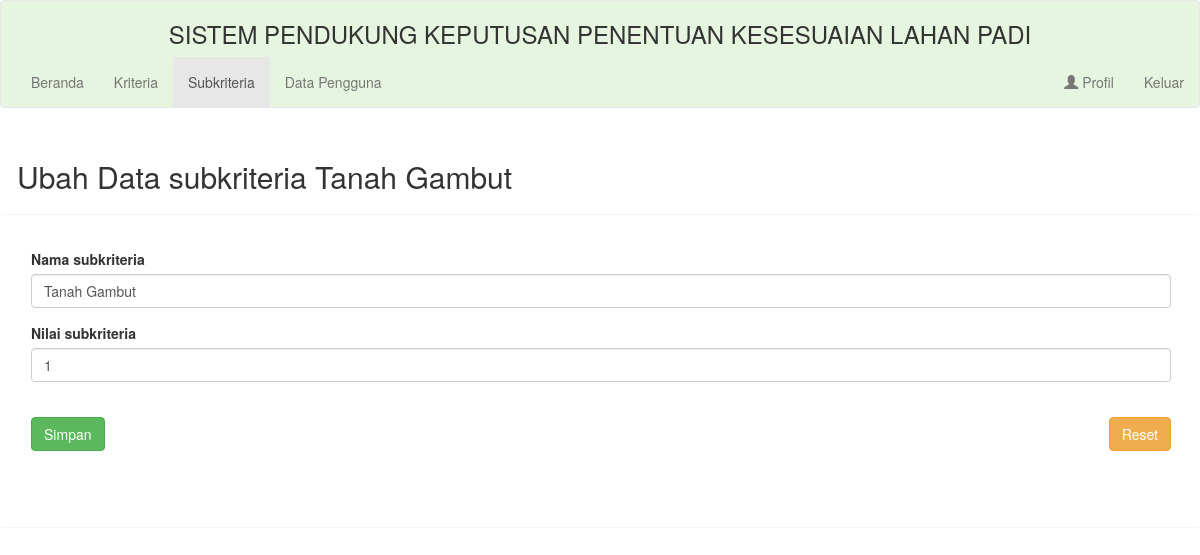
Screenshot of /admin/subkriteria/edit_subkriteria.php?subkriteria=2 with the database file from the repository.
### tables this page shows
CREATE TABLE `sub_kriteria` (
  `id_subkriteria` int(11) NOT NULL,
  `nama_subkriteria` varchar(255) NOT NULL,
  `nilai_subkriteria` double NOT NULL,
  `id_kriteria` int(11) NOT NULL
);

### admin/subkriteria/edit_subkriteria.php (the view, shortened to what this page needs)
<?php
include "../../koneksi.php";
$id = $_GET['subkriteria'];
$query=mysqli_query($dbh,"select * from sub_kriteria where id_subkriteria='$id'");
$data=mysqli_fetch_array($query);
 ?>
<!DOCTYPE html>
<html>
    <head>
        <link rel="stylesheet" href="https://maxcdn.bootstrapcdn.com/bootstrap/3.4.1/css/bootstrap.min.css">
    </head>
    <body>
        <div class="wrapper">
            <div id="content">
                <nav class="navbar navbar-default justify-content-center" style="background: #e5f5df">
                    <div class="container-fluid">
                   		 <center>
                   		 	<h3>SISTEM PENDUKUNG KEPUTUSAN PENENTUAN KESESUAIAN LAHAN PADI</h3>
                   		 </center>
                   		 <ul class="nav navbar-nav">
				      <li><a href="../index_admin.php">Beranda</a></li>
				      <li><a href="../kriteria/data_kriteria.php">Kriteria</a></li>
				      <li class="active"><a href="data_subkriteria.php">Subkriteria</a></li>
				      <li><a href="../pengguna/data_pengguna.php">Data Pengguna</a></li>
				    </ul>
				    <ul class="nav navbar-nav navbar-right">
				      <li><a href="profil/data_diri.php"><span class="glyphicon glyphicon-user"></span> Profil</a></li>
				      <li><a href="../keluar.php">Keluar</a></li>
				    </ul>
                    </div>
                </nav>
                <div class="panel">
                <div class="panel panel-heading">
                    <h2>Ubah Data subkriteria <?php echo $data['nama_subkriteria']; ?> </h2>
                </div>
                <div class="panel-body">
                  <div class="container">
                    <form class="form" action="proses_edit_subkriteria.php?kriteria=<?php echo $data['id_kriteria'] ?>" method="POST" enctype="multipart/form-data">
                    <div class="form-group">
                      <label>Nama subkriteria</label>
                      <input type="text" name="nama" class="form-control" value="<?php echo $data['nama_subkriteria'] ?>">
                    </div>
                    <div class="form-group">
                      <label>Nilai subkriteria</label>
                      <input type="number" name="nilai" class="form-control" value="<?php echo $data['nilai_subkriteria'] ?>">
                    </div>
                    <br>
            		<div class="form-group">
			              <input type="reset" required name="Reset" class="btn btn-warning pull-right btn-fill">
			              <input type="submit" required name="nanam" value = "Simpan" class="btn btn-success btn-fill pull-left" onclick="return confirm('Apa anda yakin dengan perubahan data Subkriteria?');">
			        </div>
                  </form>
              </div>
                </div>
                <br><br><br>
                </div>
                </div>
        </div>
    </body>
</html>

### rows the page displays
sub_kriteria: nama_subkriteria "Tanah Gambut", nama "Tanah Gambut", nilai "1"
